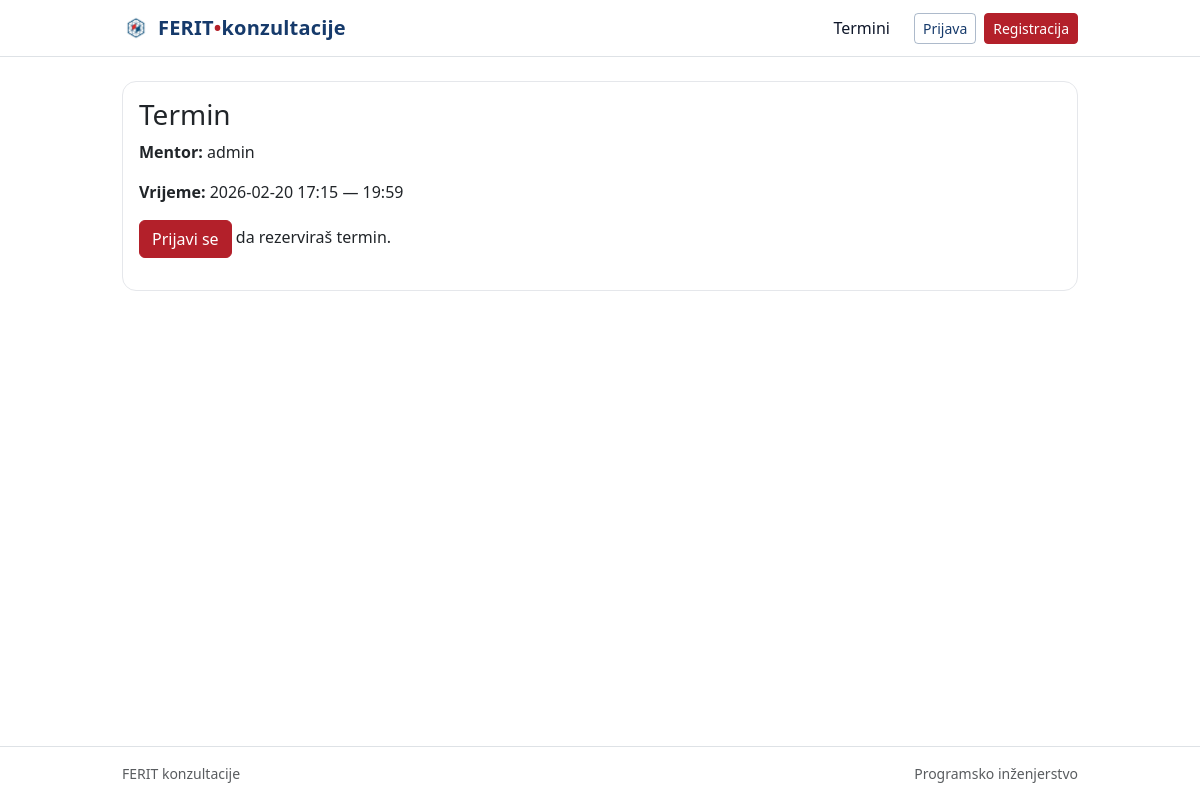
The page /slots/1/ on the database its author committed.
### booking/models.py (models this page shows, shortened)
class AvailabilitySlot(models.Model):
    mentor = models.ForeignKey(
        settings.AUTH_USER_MODEL, on_delete=models.CASCADE, related_name="availability_slots"
    )
    start_at = models.DateTimeField()
    end_at = models.DateTimeField()
    is_active = models.BooleanField(default=True)
    class Meta:
        ordering = ["start_at"]
        constraints = [
            models.CheckConstraint(
                check=models.Q(end_at__gt=models.F("start_at")),
                name="slot_end_after_start",
            ),
        ]

### booking/views.py (the view)
# urls.py: path("slots/<int:pk>/", views.SlotDetailView.as_view(), name="slot_detail"),
class SlotDetailView(DetailView):
    model = AvailabilitySlot
    template_name = "booking/slot_detail.html"
    context_object_name = "slot"

### accounts/context_processors.py (called while the page is built)
def role_flags(request):
    user = request.user
    is_mentor = False
    is_student = False
    if user.is_authenticated:
        is_mentor = user.is_superuser or user.groups.filter(name="mentor").exists()
        is_student = not is_mentor  # svi ostali prijavljeni korisnici tretiraju se kao studenti
    return {
        "is_mentor": is_mentor,
        "is_student": is_student,
    }

### booking/templates/booking/slot_detail.html
{% extends "base.html" %}
{% block content %}
<div class="card">
  <div class="card-body">
    <h3 class="card-title">Termin</h3>
    <p><strong>Mentor:</strong> {{ slot.mentor }}</p>
    <p><strong>Vrijeme:</strong> {{ slot.start_at|date:"Y-m-d H:i" }} — {{ slot.end_at|time:"H:i" }}</p>
    {% if user.is_authenticated %}
      <form action="{% url 'booking:book_slot' slot.pk %}" method="post">
        {% csrf_token %}
        <button type="submit" class="btn btn-primary">Rezerviraj ovaj termin</button>
        <a href="{% url 'booking:slot_list' %}" class="btn btn-outline-primary ms-2">Povratak</a>
      </form>
    {% else %}
      <p><a href="{% url 'login' %}?next={% url 'booking:slot_detail' slot.pk %}" class="btn btn-primary">Prijavi se</a> da rezerviraš termin.</p>
    {% endif %}
  </div>
</div>
{% endblock %}

### static/css/style.css (style rules this page uses)
:root { --ferit-red: #b3202a; --ferit-red-2: #d34b54; --ferit-blue: #163a6b; --ink: #0f172a; --muted: #64748b; --bg: #ffffff; --surface: #ffffff; --border: #e5e7eb; --shadow: 0 10px 25px rgba(2, 6, 23, 0.08); --radius: 14px; }
body { background: var(--bg); color: var(--ink); }
a { color: var(--ferit-blue); text-decoration: none; }
.card { border: 1px solid var(--border); border-radius: var(--radius); }
.btn-primary { background-color: var(--ferit-red); border-color: var(--ferit-red); }

### rows shown on the page
AvailabilitySlot: mentor "admin", start_at "2026-02-20 17:15", end_at "19:59"
